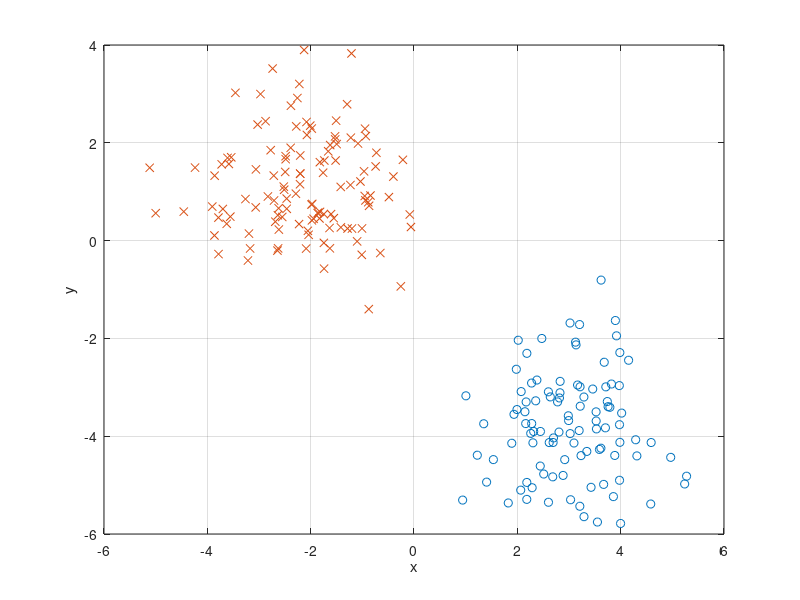

The MATLAB source for this figure: (Note: this script raises an error after producing the figure.)
x1 = randn(100,1) + 3; y1 = randn(100,1) - 4;
x2 = randn(120,1) - 2; y2 = randn(120,1) + 1;
figure; plot(x1,y1,'o'); hold on; grid on; plot(x2,y2,'x'); 
xlabel('x'); ylabel('y');
SvmMdl = fitclinear([x1,y1; x2,y2], [zeros(size(x1)); ones(size(x2))]);
w = SvmMdl.Beta; b = SvmMdl.Bias; 
xb = linspace(min([x1;x2]), max([x1;x2]));
yb = (-b - w(1)*xb) / w(2);
plot(xb, yb, '.')